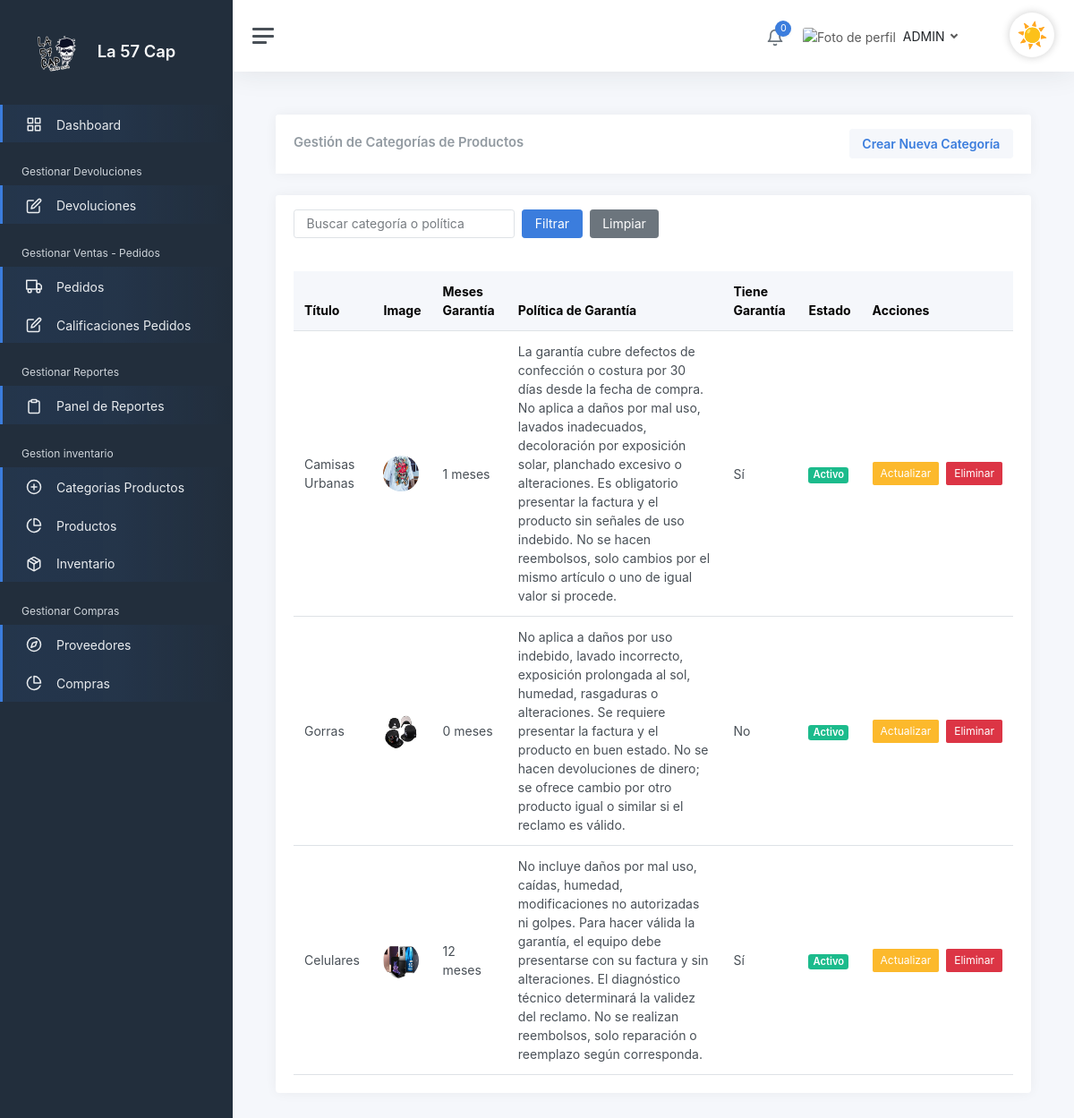
/admin/GestionarCategoriaProducto (signed in), run on the app's committed database.
### tables this page shows
CREATE TABLE `categoria_producto`  (
  `idcategoria_producto` int(0) NOT NULL AUTO_INCREMENT,
  `foto` varchar(150) NULL DEFAULT NULL,
  `garantias_meses` int(0) NOT NULL,
  `titulo` varchar(80) NOT NULL,
  `politica_garantia` varchar(500) NOT NULL,
  `tiene_garantia` tinyint(0) NOT NULL,
  `eliminado` tinyint(0) NULL DEFAULT 0,
  `estado` varchar(30) NULL DEFAULT NULL,
  PRIMARY KEY (`idcategoria_producto`) USING BTREE
);

### views/Admin/categorias_producto/GestionCategoriasProducto.php (the view, shortened to what the rows shown need)
<div class="card">
    <div class="card-header d-flex justify-content-between align-items-center flex-wrap">
        <h2 class="card-title mb-0">Gestión de Categorías de Productos</h2>
    </div>
</div>
<div class="card mt-3">
    <div class="card-body">
        <div class="table-responsive">
            <table class="table table-hover mb-0">
                <thead class="table-light">
                    <tr>
                        <th>Título</th>
                        <th>Image</th>
                        <th>Meses Garantía</th>
                        <th>Política de Garantía</th>
                        <th>Tiene Garantía</th>
                        <th>Estado</th>
                        <th>Acciones</th>
                    </tr>
                </thead>
                <tbody>
                    <?php if (!empty($categorias)): ?>
                        <?php foreach ($categorias as $categoria): ?>
                            <tr>
                                <td><?php echo $categoria->titulo; ?></td>
                                <td>
                                    <img src="/img/categorias_productos/<?php echo s(trim($categoria->foto)); ?>" alt="Foto" width="40" height="40" style="border-radius: 50%;">
                                </td>
                                <td><?php echo $categoria->garantias_meses; ?> meses</td>
                                <td><?php echo $categoria->politica_garantia; ?></td>
                                <td><?php echo $categoria->tiene_garantia ? 'Sí' : 'No'; ?></td>
                                <td>
                                    <span class="badge bg-<?php echo $categoria->estado ? 'success' : 'secondary'; ?>">
                                        <?php echo $categoria->estado ? 'Activo' : 'Inactivo'; ?>
                                    </span>
                                </td>
                                <td>
                                    <div class="d-flex gap-2">
                                        <a href="/admin/ActualizarCategoriaProducto?id=<?php echo $categoria->idcategoria_producto; ?>"
                                            class="btn btn-sm btn-warning">Actualizar</a>
                                        <form method="POST" action="/admin/EliminarCategoriaProducto" class="d-inline">
                                            <input type="submit" class="btn btn-sm btn-danger" value="Eliminar">
                                        </form>
                                    </div>
                                </td>
                            </tr>
                        <?php endforeach; ?>
                    <?php else: ?>
                        <tr>
                            <td colspan="6" class="text-center text-muted">No se encontraron categorías.</td>
                        </tr>
                    <?php endif; ?>
                </tbody>
            </table>
        </div>
    </div>
</div>

### data on the page
categoria_producto: titulo "Camisas Urbanas", shows a picture, garantias_meses "1", politica_garantia "La garantía cubre defectos de confección o costura por 30 días desde la fecha de compra. No aplica a daños por mal uso, lavados inadecuados, decoloración por exposición solar, planchado excesivo o alteraciones. Es obligatorio presentar la factura y el producto sin señales de uso indebido. No se hacen reembolsos, solo cambios por el mismo artículo o uno de igual valor si procede.", tiene_garantia "Sí", estado "Activo"
categoria_producto: titulo "Gorras", foto (picture), garantias_meses "0", politica_garantia "No aplica a daños por uso indebido, lavado incorrecto, exposición prolongada al sol, humedad, rasgaduras o alteraciones. Se requiere presentar la factura y el producto en buen estado. No se hacen devoluciones de dinero; se ofrece cambio por otro producto igual o similar si el reclamo es válido.", tiene_garantia "No", estado "Activo"
categoria_producto: titulo "Celulares", shows a picture, garantias_meses "12", politica_garantia "No incluye daños por mal uso, caídas, humedad, modificaciones no autorizadas ni golpes. Para hacer válida la garantía, el equipo debe presentarse con su factura y sin alteraciones. El diagnóstico técnico determinará la validez del reclamo. No se realizan reembolsos, solo reparación o reemplazo según corresponda.", tiene_garantia "Sí", estado "Activo"

### other printed values
count(Notificacion::obtenerPorUsuario($_SESSION['id'])) "0"
$nombreUsuario "ADMIN"
